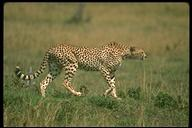
#> input picture database/train/Leopards_image_0001.jpg, 192 x 128 px; its folder holds 4 pictures in this run
$ python content_based_image_retrieval.py
#> lines starting #> are read from the running program, lines starting #| are printed output that depends on the picture
import cv2 as cv
import numpy as np
import os


def load_images(folder):
#> called with folder = 'database/train'
    images = []
    for filename in os.listdir(folder):
        filename = "database/train/" + filename
        images.append(filename)
#> pass 2 of the loop in load_images, `for filename in os.listdir(folder):`:
    return images


def get_pixel(img, center, x, y):
    new_value = 0
    try:
        if img[x][y] >= center:
            new_value = 1
    except:
        pass
    return new_value


def lbp_calculated_pixel(img, x, y):
    center = img[x][y]
    val_ar = [get_pixel(img, center, x - 1, y + 1), get_pixel(img, center, x, y + 1),
              get_pixel(img, center, x + 1, y + 1), get_pixel(img, center, x + 1, y),
              get_pixel(img, center, x + 1, y - 1), get_pixel(img, center, x, y - 1),
              get_pixel(img, center, x - 1, y - 1), get_pixel(img, center, x - 1, y)]

    power_val = [1, 2, 4, 8, 16, 32, 64, 128]
    val = 0
    for i in range(len(val_ar)):
        val += val_ar[i] * power_val[i]
    return val


def histogram(image_name):
#> called with image_name = 'database/train/Leopards_image_0001.jpg'
    image = cv.imread(image_name)
#> image is the input picture: shape (128, 192, 3); mean B, G, R 64.7, 106.2, 109.4
    img_gray = cv.cvtColor(image, cv.COLOR_BGR2GRAY)
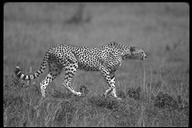
#> img_gray: shape (128, 192); min 0, max 251, mean 102.4
    r = np.zeros(256, np.float16)
    g = np.zeros(256, np.float16)
    b = np.zeros(256, np.float16)
    lbp = np.zeros(256, np.float16)

    for i in range(0, image.shape[0]):
        for j in range(0, image.shape[1]):
            r[image[i][j][0]] += 1
            g[image[i][j][1]] += 1
            b[image[i][j][2]] += 1
            lbp[lbp_calculated_pixel(img_gray, i, j)] += 1

    r_sum = sum(r)
    g_sum = sum(g)
    b_sum = sum(b)
    lbp_sum = sum(lbp)

    for i in range(0, 256):
        r[i] = r[i] / r_sum
        g[i] = g[i] / g_sum
        b[i] = b[i] / b_sum
        lbp[i] = lbp[i] / lbp_sum

    hist = {
        'r': r,
        'g': g,
        'b': b,
        'lbp': lbp,
        'imageName': image_name
    }
    return hist


def get_dist(value):
    return float(value['dist'])


def main():
    histograms = []
    images = load_images("database/train")
    print("Creating database...")
    for i in range(0, 70):
        histograms.append(histogram(images[i]))
#> pass 2 of the loop in main, `for i in range(0, 70):`:
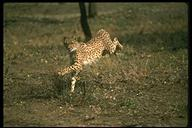
#> input picture database/train/Leopards_image_0002.jpg, 192 x 128 px
#> in histogram, image is the input picture: shape (128, 192, 3); mean B, G, R 48.5, 79.5, 85.1
#> in histogram (call 2), `img_gray = cv.cvtColor(image, cv.COLOR_BGR2GRAY)`:
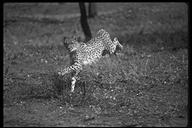
#> img_gray: shape (128, 192); min 0, max 251, mean 77.6
    image_name = input("Please give test image's path: ")
    test = histogram(image_name)
    print("Test picture :" + image_name)

    # Finding rgb distance
    dist_rgb = np.zeros(70, np.float16)
    names_rgb = []
    for i in range(0, 70):
        for j in range(0, 256):
            dist_rgb[i] += abs(histograms[i]['r'][j] - test['r'][j]) + abs(histograms[i]['g'][j] - test['g'][j]) \
                           + abs(histograms[i]['b'][j] - test['b'][j])
        names_rgb.append(histograms[i]['imageName'])

    distance_rgb = []
    for i in range(0, 70):
        value_rgb = {
            'dist': dist_rgb[i],
            'name': names_rgb[i]
        }
        distance_rgb.append(value_rgb)
    distance_rgb.sort(key=get_dist)
    print("With rgb distance")
    for i in range(0, 5):
        print(distance_rgb[i]['name'])

    # Finding lbp distance
    dist_lbp = np.zeros(70, np.float16)
    names_lbp = []
    for i in range(0, 70):
        for j in range(0, 256):
            dist_lbp[i] += abs(histograms[i]['lbp'][j] - test['lbp'][j])
        names_lbp.append(histograms[i]['imageName'])

    distance_lbp = []
    for i in range(0, 70):
        value_lbp = {
            'dist': dist_lbp[i],
            'name': names_lbp[i]
        }
        distance_lbp.append(value_lbp)
    distance_lbp.sort(key=get_dist)
    print("With lbp distance")
    for i in range(0, 5):
        print(distance_lbp[i]['name'])


if __name__ == '__main__':
#> (the run stopped early here; a loop or call above may not have finished)
